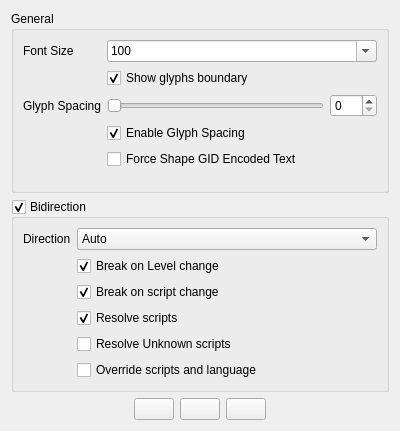
<?xml version="1.0" encoding="UTF-8"?>
<ui version="4.0">
 <class>QXShapingOptionsWidget</class>
 <widget class="QWidget" name="QXShapingOptionsWidget">
  <property name="geometry">
   <rect>
    <x>0</x>
    <y>0</y>
    <width>400</width>
    <height>431</height>
   </rect>
  </property>
  <property name="minimumSize">
   <size>
    <width>400</width>
    <height>0</height>
   </size>
  </property>
  <property name="windowTitle">
   <string>Form</string>
  </property>
  <layout class="QVBoxLayout" name="verticalLayout">
   <item>
    <widget class="QGroupBox" name="groupBox">
     <property name="title">
      <string>General</string>
     </property>
     <layout class="QFormLayout" name="formLayout">
      <item row="0" column="0">
       <widget class="QLabel" name="label">
        <property name="sizePolicy">
         <sizepolicy hsizetype="Minimum" vsizetype="Preferred">
          <horstretch>0</horstretch>
          <verstretch>0</verstretch>
         </sizepolicy>
        </property>
        <property name="text">
         <string>Font Size</string>
        </property>
       </widget>
      </item>
      <item row="0" column="1">
       <widget class="QComboBox" name="fontSizeComboBox">
        <property name="sizePolicy">
         <sizepolicy hsizetype="Expanding" vsizetype="Fixed">
          <horstretch>0</horstretch>
          <verstretch>0</verstretch>
         </sizepolicy>
        </property>
        <property name="minimumSize">
         <size>
          <width>100</width>
          <height>0</height>
         </size>
        </property>
        <property name="editable">
         <bool>true</bool>
        </property>
        <property name="currentIndex">
         <number>6</number>
        </property>
        <item>
         <property name="text">
          <string>10</string>
         </property>
        </item>
        <item>
         <property name="text">
          <string>20</string>
         </property>
        </item>
        <item>
         <property name="text">
          <string>30</string>
         </property>
        </item>
        <item>
         <property name="text">
          <string>40</string>
         </property>
        </item>
        <item>
         <property name="text">
          <string>60</string>
         </property>
        </item>
        <item>
         <property name="text">
          <string>80</string>
         </property>
        </item>
        <item>
         <property name="text">
          <string>100</string>
         </property>
        </item>
        <item>
         <property name="text">
          <string>120</string>
         </property>
        </item>
        <item>
         <property name="text">
          <string>140</string>
         </property>
        </item>
        <item>
         <property name="text">
          <string>160</string>
         </property>
        </item>
        <item>
         <property name="text">
          <string>180</string>
         </property>
        </item>
        <item>
         <property name="text">
          <string>200</string>
         </property>
        </item>
        <item>
         <property name="text">
          <string>250</string>
         </property>
        </item>
        <item>
         <property name="text">
          <string>300</string>
         </property>
        </item>
        <item>
         <property name="text">
          <string>350</string>
         </property>
        </item>
        <item>
         <property name="text">
          <string>400</string>
         </property>
        </item>
       </widget>
      </item>
      <item row="1" column="1">
       <widget class="QCheckBox" name="showGlyphsBoundaryCheckBox">
        <property name="text">
         <string>Show glyphs boundary</string>
        </property>
        <property name="checked">
         <bool>true</bool>
        </property>
       </widget>
      </item>
      <item row="2" column="0">
       <widget class="QLabel" name="label">
        <property name="sizePolicy">
         <sizepolicy hsizetype="Minimum" vsizetype="Preferred">
          <horstretch>0</horstretch>
          <verstretch>0</verstretch>
         </sizepolicy>
        </property>
        <property name="text">
         <string>Glyph Spacing</string>
        </property>
       </widget>
      </item>
      <item row="2" column="1">
       <layout class="QHBoxLayout" name="horizontalLayout">
        <item>
         <widget class="QSlider" name="glyphSpacingSlider">
          <property name="sizePolicy">
           <sizepolicy hsizetype="Expanding" vsizetype="Fixed">
            <horstretch>1</horstretch>
            <verstretch>0</verstretch>
           </sizepolicy>
          </property>
          <property name="minimumSize">
           <size>
            <width>130</width>
            <height>0</height>
           </size>
          </property>
          <property name="minimum">
           <number>0</number>
          </property>
          <property name="maximum">
           <number>100</number>
          </property>
          <property name="pageStep">
           <number>1</number>
          </property>
          <property name="orientation">
           <enum>Qt::Horizontal</enum>
          </property>
         </widget>
        </item>
        <item>
         <widget class="QSpinBox" name="glyphSpacingSpinBox">
          <property name="minimum">
           <number>0</number>
          </property>
          <property name="maximum">
           <number>100</number>
          </property>
         </widget>
        </item>
       </layout>
      </item>
      <item row="3" column="1">
       <widget class="QCheckBox" name="enableGlyphSpacingCheckBox">
        <property name="text">
         <string>Enable Glyph Spacing</string>
        </property>
        <property name="checked">
         <bool>true</bool>
        </property>
       </widget>
      </item>
      <item row="4" column="1">
       <widget class="QCheckBox" name="forceShapeGIDEncodedTextCheckBox">
        <property name="text">
         <string>Force Shape GID Encoded Text</string>
        </property>
       </widget>
      </item>
     </layout>
    </widget>
   </item>
   <item>
    <widget class="QGroupBox" name="bidiGroupBox">
     <property name="title">
      <string>Bidirection</string>
     </property>
     <property name="checkable">
      <bool>true</bool>
     </property>
     <layout class="QFormLayout" name="formLayout_2">
      <item row="0" column="0">
       <widget class="QLabel" name="label_2">
        <property name="sizePolicy">
         <sizepolicy hsizetype="Minimum" vsizetype="Preferred">
          <horstretch>0</horstretch>
          <verstretch>0</verstretch>
         </sizepolicy>
        </property>
        <property name="text">
         <string>Direction</string>
        </property>
       </widget>
      </item>
      <item row="0" column="1">
       <widget class="QComboBox" name="bidiDirectionComboBox">
        <property name="sizePolicy">
         <sizepolicy hsizetype="Expanding" vsizetype="Fixed">
          <horstretch>0</horstretch>
          <verstretch>0</verstretch>
         </sizepolicy>
        </property>
        <property name="currentIndex">
         <number>2</number>
        </property>
        <item>
         <property name="text">
          <string>LTR</string>
         </property>
        </item>
        <item>
         <property name="text">
          <string>RTL</string>
         </property>
        </item>
        <item>
         <property name="text">
          <string>Auto</string>
         </property>
        </item>
       </widget>
      </item>
      <item row="1" column="1">
       <widget class="QCheckBox" name="bidiBreakOnLevelChangeCheckBox">
        <property name="text">
         <string>Break on Level change</string>
        </property>
        <property name="checked">
         <bool>true</bool>
        </property>
       </widget>
      </item>
      <item row="2" column="1">
       <widget class="QCheckBox" name="bidiBreakOnScriptChangeCheckBox">
        <property name="text">
         <string>Break on script change</string>
        </property>
        <property name="checked">
         <bool>true</bool>
        </property>
       </widget>
      </item>
      <item row="3" column="1">
       <widget class="QCheckBox" name="bidiResolveScriptsCheckBox">
        <property name="text">
         <string>Resolve scripts</string>
        </property>
        <property name="checked">
         <bool>true</bool>
        </property>
       </widget>
      </item>
      <item row="4" column="1">
       <widget class="QCheckBox" name="bidiResolveUnknownScriptsCheckBox">
        <property name="text">
         <string>Resolve Unknown scripts</string>
        </property>
       </widget>
      </item>
      <item row="5" column="1">
       <widget class="QCheckBox" name="bidiOverrideScriptsCheckBox">
        <property name="text">
         <string>Override scripts and language</string>
        </property>
       </widget>
      </item>
     </layout>
    </widget>
   </item>
   <item>
    <layout class="QHBoxLayout" name="horizontalLayout">
     <item>
      <spacer name="horizontalSpacer_2">
       <property name="orientation">
        <enum>Qt::Horizontal</enum>
       </property>
       <property name="sizeHint" stdset="0">
        <size>
         <width>0</width>
         <height>0</height>
        </size>
       </property>
      </spacer>
     </item>
     <item>
      <widget class="QPushButton" name="copyTextButton">
       <property name="toolTip">
        <string>Copy Decoded Text</string>
       </property>
       <property name="text">
        <string/>
       </property>
       <property name="icon">
        <iconset resource="QXApplication.qrc">
         <normaloff>:/images/truetype.png</normaloff>:/images/truetype.png</iconset>
       </property>
       <property name="iconSize">
        <size>
         <width>30</width>
         <height>30</height>
        </size>
       </property>
      </widget>
     </item>
     <item>
      <widget class="QPushButton" name="copyHexButton">
       <property name="toolTip">
        <string>Copy Hex (Unicode Notation)</string>
       </property>
       <property name="text">
        <string/>
       </property>
       <property name="icon">
        <iconset resource="QXApplication.qrc">
         <normaloff>:/images/hex.png</normaloff>:/images/hex.png</iconset>
       </property>
       <property name="iconSize">
        <size>
         <width>30</width>
         <height>30</height>
        </size>
       </property>
      </widget>
     </item>
     <item>
      <widget class="QPushButton" name="copyHexCStyleButton">
       <property name="toolTip">
        <string>Copy Hex (C style Unicode Notation)</string>
       </property>
       <property name="text">
        <string/>
       </property>
       <property name="icon">
        <iconset resource="QXApplication.qrc">
         <normaloff>:/images/hex.png</normaloff>:/images/hex.png</iconset>
       </property>
       <property name="iconSize">
        <size>
         <width>30</width>
         <height>30</height>
        </size>
       </property>
      </widget>
     </item>
     <item>
      <spacer name="horizontalSpacer">
       <property name="orientation">
        <enum>Qt::Horizontal</enum>
       </property>
       <property name="sizeHint" stdset="0">
        <size>
         <width>0</width>
         <height>0</height>
        </size>
       </property>
      </spacer>
     </item>
    </layout>
   </item>
  </layout>
 </widget>
 <resources>
  <include location="QXApplication.qrc"/>
 </resources>
 <connections>
  <connection>
   <sender>glyphSpacingSlider</sender>
   <signal>valueChanged(int)</signal>
   <receiver>glyphSpacingSpinBox</receiver>
   <slot>setValue(int)</slot>
   <hints>
    <hint type="sourcelabel">
     <x>209</x>
     <y>106</y>
    </hint>
    <hint type="destinationlabel">
     <x>353</x>
     <y>104</y>
    </hint>
   </hints>
  </connection>
  <connection>
   <sender>glyphSpacingSpinBox</sender>
   <signal>valueChanged(int)</signal>
   <receiver>glyphSpacingSlider</receiver>
   <slot>setValue(int)</slot>
   <hints>
    <hint type="sourcelabel">
     <x>351</x>
     <y>105</y>
    </hint>
    <hint type="destinationlabel">
     <x>207</x>
     <y>105</y>
    </hint>
   </hints>
  </connection>
  <connection>
   <sender>enableGlyphSpacingCheckBox</sender>
   <signal>clicked(bool)</signal>
   <receiver>glyphSpacingSlider</receiver>
   <slot>setEnabled(bool)</slot>
   <hints>
    <hint type="sourcelabel">
     <x>251</x>
     <y>132</y>
    </hint>
    <hint type="destinationlabel">
     <x>223</x>
     <y>103</y>
    </hint>
   </hints>
  </connection>
  <connection>
   <sender>enableGlyphSpacingCheckBox</sender>
   <signal>clicked(bool)</signal>
   <receiver>glyphSpacingSpinBox</receiver>
   <slot>setEnabled(bool)</slot>
   <hints>
    <hint type="sourcelabel">
     <x>251</x>
     <y>132</y>
    </hint>
    <hint type="destinationlabel">
     <x>350</x>
     <y>103</y>
    </hint>
   </hints>
  </connection>
 </connections>
</ui>
